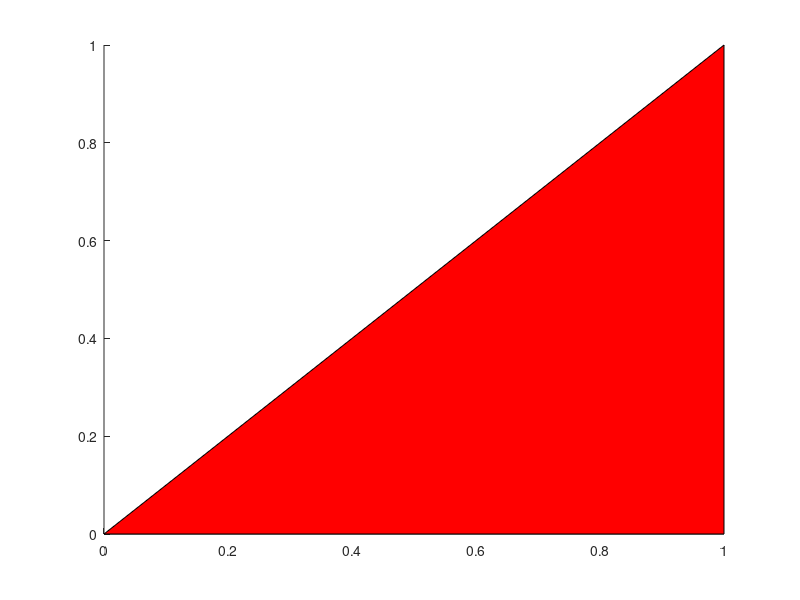

The MATLAB script that drew this image: (Note: this script raises an error after producing the figure.)
%=============================================================================
% Copyright (c) 2016-present Allan CORNET (Nelson)
%=============================================================================
% This file is part of Nelson.
%=============================================================================
% LICENCE_BLOCK_BEGIN
% SPDX-License-Identifier: LGPL-3.0-or-later
% LICENCE_BLOCK_END
%=============================================================================
% <--ADV-CLI MODE-->
%=============================================================================
% 2-D patches keep their data as given: no Z coordinate is invented (ZData empty,
% Vertices N-by-2), triangles are not closed by repeating the first point, and
% without color data the color properties keep their defaults and auto modes.
%=============================================================================
gray = [33 33 33] / 255;
f = figure('Visible', 'off');
ax = axes(f);
%=============================================================================
p = patch(ax, [0 1 1], [0 0 1], 'r');
assert_isequal(p.XData, [0; 1; 1]);
assert_isequal(p.YData, [0; 0; 1]);
assert_istrue(isempty(p.ZData));
assert_isequal(p.Vertices, [0 0; 1 0; 1 1]);
assert_isequal(p.Faces, [1 2 3]);
assert_isequal(p.FaceColor, [1 0 0]);
assert_istrue(max(abs(p.FaceVertexCData - gray)) < 1e-4);
assert_isequal(p.CDataMode, 'auto');
assert_isequal(p.FaceVertexCDataMode, 'auto');
%=============================================================================
p = patch([0 1 1], [0 0 1], 'r');
assert_isequal(p.XData, [0; 1; 1]);
assert_istrue(isempty(p.ZData));
assert_isequal(p.Vertices, [0 0; 1 0; 1 1]);
%=============================================================================
p = patch();
assert_isequal(p.XData, [0; 1; 0]);
assert_isequal(p.YData, [1; 1; 0]);
assert_istrue(isempty(p.ZData));
assert_isequal(p.Vertices, [0 1; 1 1; 0 0]);
%=============================================================================
p = patch([0 1 0], [0 0 1], 'red');
p.XData = [1 2 1];
p.YData = [1 1 2];
drawnow();
assert_isequal(p.Vertices, [1 1; 2 1; 1 2]);
%=============================================================================
p = patch('Faces', [1 2 3], 'Vertices', [0 0; 1 0; 1 1]);
assert_isequal(p.Vertices, [0 0; 1 0; 1 1]);
%=============================================================================
p = patch([0 1 1], [0 0 1], [2 2 2], 'g');
assert_isequal(p.ZData, [2; 2; 2]);
assert_isequal(p.Vertices, [0 0 2; 1 0 2; 1 1 2]);
%=============================================================================
p = patch([0 1 1 0; 0 1 1 0]', [0 0 1 1; 1 1 2 2]', 'b');
assert_isequal(p.Vertices, [0 0; 1 0; 1 1; 0 1; 0 1; 1 1; 1 2; 0 2]);
assert_isequal(p.Faces, [1 2 3 4; 5 6 7 8]);
assert_istrue(isempty(p.ZData));
%=============================================================================
delete(f);
%=============================================================================
